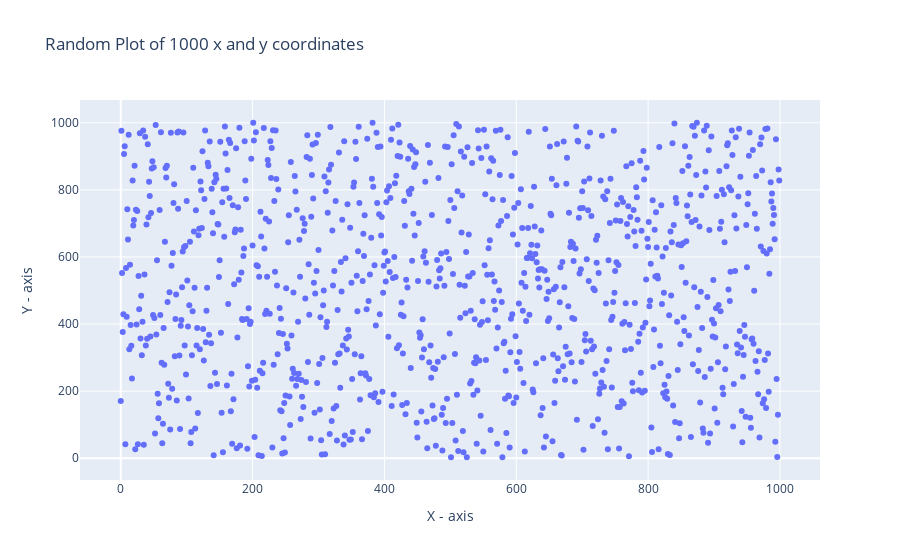

Notebook code cell kept with this figure:
### Code cell
import plotly.express as px
import numpy as np
import random
x = np.arange(1000)
y = []
for i in range(0,1000):
    n = random.randint(1,1000)
    y.append(n)
px.scatter(x=x, y=y, title="Random Plot of 1000 x and y coordinates",labels={"x": "X - axis","y":"Y - axis"})

### Figure 1 — Plotly figure (JSON) as saved in the notebook; plotly's stock layout.template omitted (floating-point values rounded to 4 significant figures; data arrays with more than 128 entries replaced by an {"elided": "..."} marker saying what was removed)
{"data": [{"hovertemplate": "X - axis=%{x}<br>Y - axis=%{y}<extra></extra>", "legendgroup": "", "marker": {"color": "#636efa", "symbol": "circle"}, "mode": "markers", "name": "", "orientation": "v", "showlegend": false, "type": "scatter", "x": {"elided": "1000 int values"}, "xaxis": "x", "y": {"elided": "1000 int values"}, "yaxis": "y"}], "layout": {"legend": {"tracegroupgap": 0}, "title": {"text": "Random Plot of 1000 x and y coordinates"}, "xaxis": {"anchor": "y", "domain": [0, 1], "title": {"text": "X - axis"}}, "yaxis": {"anchor": "x", "domain": [0, 1], "title": {"text": "Y - axis"}}}}
